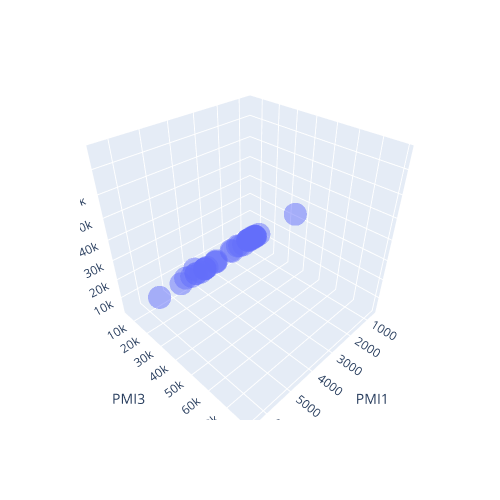

Notebook code for this chart:
### Code cell
import plotly.express as px
fig = px.scatter_3d(df,
                    x='PMI1',
                    z='PMI2',
                    y='PMI3',
                    # color='Document ChEMBL ID',
                    # color='Murcko_generic_SMILES',
                    # size='pChEMBL Value',
                    # hover_name='Molecule ChEMBL ID',
                    # hover_data=['Molecule ChEMBL ID',df.index],
                    opacity=0.5
                    )
fig.update_layout(
    # showlegend=False, # Legendのon/off
    width=500,
    height=500,
    xaxis=dict(range= (0,1))
    ) 
fig.show()

### Figure 1 — Plotly figure (JSON) as saved in the notebook; plotly's stock layout.template omitted (floating-point values rounded to 4 significant figures)
{"data": [{"hovertemplate": "PMI1=%{x}<br>PMI3=%{y}<br>PMI2=%{z}<extra></extra>", "legendgroup": "", "marker": {"color": "#636efa", "opacity": 0.5, "symbol": "circle"}, "mode": "markers", "name": "", "scene": "scene", "showlegend": false, "type": "scatter3d", "x": [1812.0, 978.3, 4587.0, 870.9, 4130.0, 3280.0, 1227.0, 1097.0, 3903.0, 2670.0, 3994.0, 1142.0, 5759.0, 1283.0, 1111.0, 1136.0, 709.9, 3074.0, 1408.0, 2395.0, 3938.0, 3287.0, 656.0, 1881.0, 4408.0, 1518.0, 2700.0, 770.6, 2544.0, 2141.0, 2261.0, 3288.0, 3033.0, 6461.0, 5131.0, 3258.0, 3274.0, 3164.0], "y": [25160.0, 9791.0, 9526.0, 9833.0, 10240.0, 6432.0, 13080.0, 10470.0, 13680.0, 5982.0, 11540.0, 8958.0, 14610.0, 10770.0, 13790.0, 10470.0, 4720.0, 23520.0, 17240.0, 14250.0, 10560.0, 34510.0, 8039.0, 23730.0, 10390.0, 14070.0, 5659.0, 10050.0, 21930.0, 22680.0, 16470.0, 6425.0, 11830.0, 54840.0, 79260.0, 6407.0, 6337.0, 6383.0], "z": [24170.0, 8880.0, 6266.0, 9151.0, 7684.0, 3840.0, 12920.0, 10070.0, 10460.0, 3631.0, 9061.0, 8655.0, 10790.0, 10400.0, 13290.0, 10070.0, 4574.0, 22440.0, 16890.0, 12640.0, 8048.0, 32570.0, 7521.0, 22580.0, 8789.0, 13830.0, 3528.0, 9331.0, 20730.0, 21450.0, 16100.0, 3816.0, 10040.0, 53910.0, 76600.0, 3850.0, 3853.0, 3947.0]}], "layout": {"height": 500, "legend": {"tracegroupgap": 0}, "margin": {"t": 60}, "scene": {"domain": {"x": [0, 1], "y": [0, 1]}, "xaxis": {"title": {"text": "PMI1"}}, "yaxis": {"title": {"text": "PMI3"}}, "zaxis": {"title": {"text": "PMI2"}}}, "width": 500, "xaxis": {"range": [0, 1]}}}
